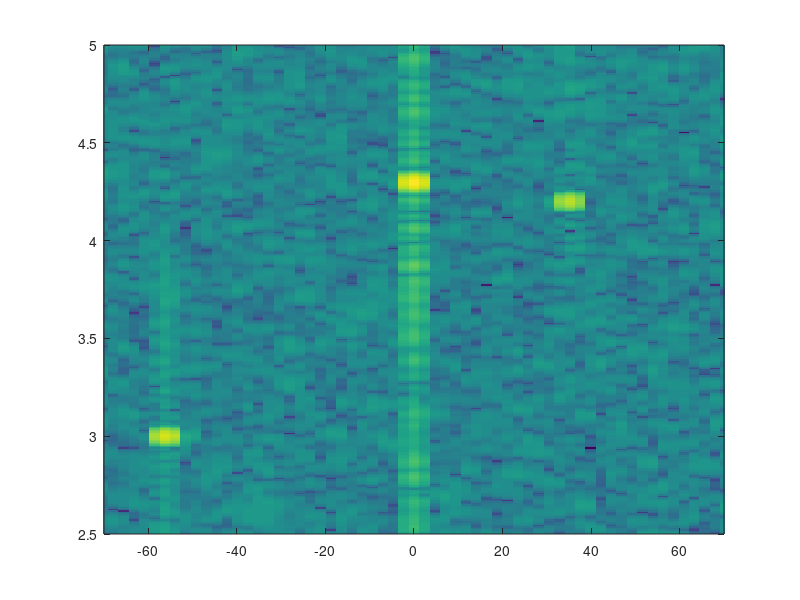

This figure's MATLAB source: (Note: this script raises an error after producing the figure.)
% Range-Doppler map of an X-band pulse-Doppler radar: 64 pulses of a 10 us chirp,
% matched-filtered in range and transformed across pulses into closing speed.
% Two moving targets, one stationary target and ground clutter at zero speed.
c = 3e8;  fc = 10e9;  lambda = c / fc;       % X band
fs = 20e6;  T = 10e-6;  B = 5e6;              % sample rate, pulse width, chirp bandwidth
prf = 10e3;  M = 64;  nfast = 1024;           % pulses and range samples per pulse
t = (0:round(T*fs)-1)' / fs;
pulse = exp(1i*pi*(B/T)*(t - T/2).^2);

R0 = [3000; 4200; 4300];                      % target ranges (m)
v = [56; -35; 0];                             % range rate (m/s); negative is closing
amp = [1; 0.6; 2];
rng(2);
X = 0.3 * (randn(nfast, M) + 1i*randn(nfast, M));
clutter = ifft(fft(0.012 * (randn(nfast, 1) + 1i*randn(nfast, 1))) .* fft(pulse, nfast));
X = X + repmat(clutter, 1, M);
for m = 1:M
    for q = 1:numel(R0)
        R = R0(q) + v(q) * (m - 1) / prf;
        d = round(2*R/c*fs);
        idx = (d+1:d+numel(pulse))';
        X(idx, m) = X(idx, m) + amp(q) * pulse * exp(-1i*4*pi*R/lambda);
    end
end

% Matched filter (Hamming-weighted) along range, then a Doppler FFT across pulses.
H = conj(fft(pulse .* hamming(numel(pulse)), nfast));
Y = ifft(fft(X) .* repmat(H, 1, M));
RD = fftshift(fft(Y .* repmat(hann(M)', nfast, 1), [], 2), 2);
P = 20*log10(abs(RD) / max(abs(RD(:))));
range_km = (0:nfast-1)' * c / (2*fs) / 1000;
closing = (-M/2:M/2-1) * prf / M * lambda / 2;    % closing speed (m/s)

shown = find(range_km >= 2.5 & range_km <= 5);
imagesc([closing(1) closing(end)], [range_km(shown(1)) range_km(shown(end))], P(shown, :));
axis xy;
xlim([-70 70]); xticks(-60:20:60);
ylim([2.5 5]);
clim([-50 0]);
colorbar;
title('Range-Doppler map');
xlabel('Closing speed (m/s)');
ylabel('Range (km)');

% Measured: the strongest cell, then the strongest moving cells outside it.
[~, k] = max(P(:));
[r1, c1] = ind2sub(size(P), k);
moving = P;
moving(:, abs(closing) < 5) = -Inf;
[~, k] = max(moving(:));
[r2, c2] = ind2sub(size(P), k);
moving(max(r2-20, 1):min(r2+20, nfast), :) = -Inf;
[~, k] = max(moving(:));
[r3, c3] = ind2sub(size(P), k);
fprintf('stationary target at %.2f km, %.0f m/s\n', range_km(r1), abs(closing(c1)));
way = {'opening', 'closing'};
fprintf('moving targets: %.2f km %s at %.0f m/s, %.2f km %s at %.0f m/s\n', range_km(r2), way{(closing(c2) > 0) + 1}, abs(closing(c2)), range_km(r3), way{(closing(c3) > 0) + 1}, abs(closing(c3)));
